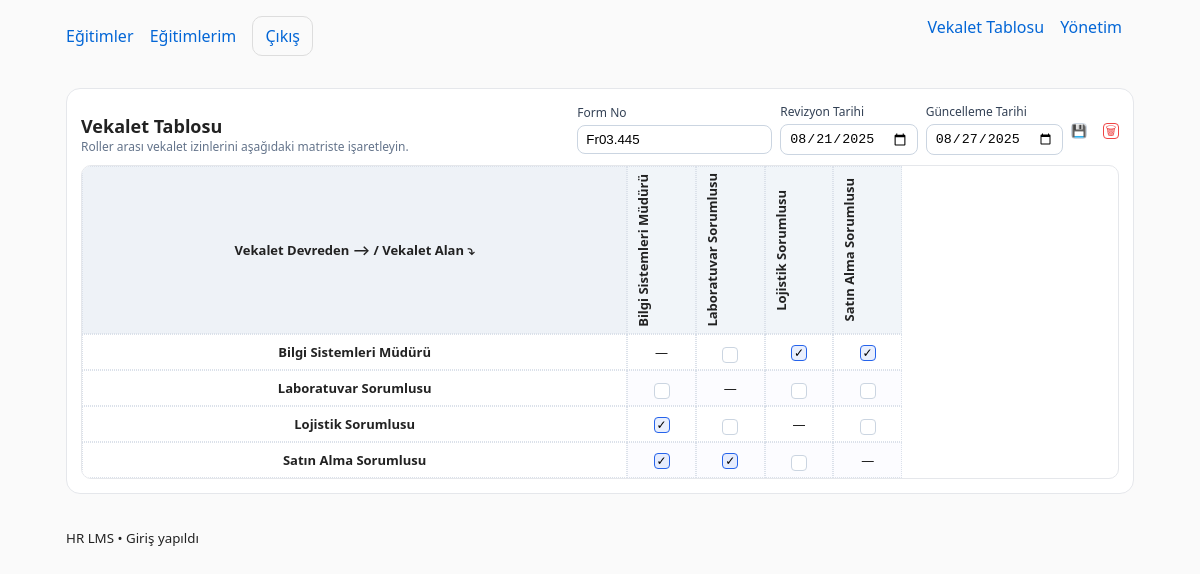
The app's page /delegations/matrix/ (signed in) with its own data.
### delegations/models.py (models this page shows, shortened)
class DelegationDocument(models.Model):
    form_no = models.CharField(max_length=50, blank=True, default='')
    revizyon_tarihi = models.DateField(null=True, blank=True)
    guncelleme_tarihi = models.DateField(null=True, blank=True)
    class Meta:
        verbose_name = "Vekalet Tablosu Üst Bilgisi"
        verbose_name_plural = "Vekalet Tablosu Üst Bilgisi"
    @classmethod
    def singleton(cls):
        obj, _ = cls.objects.get_or_create(pk=1)
        return obj

### trainings/models.py (models this page shows, shortened)
class JobRole(models.Model):
    name = models.CharField("Görev Adı", max_length=150, unique=True)
    code = models.CharField("Kod", max_length=50, unique=True, blank=True, null=True)
    description = models.TextField("Açıklama", blank=True)
    is_active = models.BooleanField("Aktif mi?", default=True)
    created_at = models.DateTimeField("Oluşturulma", default=timezone.now)
    class Meta:
        verbose_name = "Görev Tanımı"
        verbose_name_plural = "Görev Tanımları"
        ordering = ["name"]

### delegations/views.py (the view)
# urls.py: path("matrix/", DelegationMatrixView.as_view(), name="matrix"),
@method_decorator(ensure_csrf_cookie, name='dispatch')
class DelegationMatrixView(LoginRequiredMixin, UserPassesTestMixin, TemplateView):
    template_name = 'delegations/matrix.html'
    def test_func(self):
        return staff_required(self.request.user)
    def get_context_data(self, **kwargs):
        ctx = super().get_context_data(**kwargs)
        roles = JobRole.objects.filter(is_active=True).order_by('name')
        qs = RoleDelegation.objects.filter(is_active=True).values_list('from_role_id', 'to_role_id')
        pair_keys = [f"{a}_{b}" for a, b in qs]
        ctx['roles'] = roles
        ctx['pair_keys'] = pair_keys
        ctx['has_any'] = len(pair_keys) > 0  # varsa "Hepsini Temizle" göster
        ctx['meta'] = DelegationDocument.singleton()
        return ctx

### delegations/views.py (called while the page is built)
def staff_required(user):
    return user.is_staff or user.is_superuser

### delegations/templates/delegations/matrix.html (shortened to what this page needs)
{% extends "base.html" %}
{% load static %}
{% block content %}
<div class="matrix-card">
  <div class="matrix-head">
    <div>
      <h1 class="title">Vekalet Tablosu</h1>
      <div class="muted">Roller arası vekalet izinlerini aşağıdaki matriste işaretleyin.</div>
    </div>
    <div class="meta-box toolbar">
      <div>
        <label>Form No</label>
        <input type="text" id="form_no" value="{{ meta.form_no|default:'' }}">
      </div>
      <div>
        <label>Revizyon Tarihi</label>
        <input type="date" id="revizyon_tarihi" value="{{ meta.revizyon_tarihi|date:'Y-m-d' }}">
      </div>
      <div>
        <label>Güncelleme Tarihi</label>
        <input type="date" id="guncelleme_tarihi" value="{{ meta.guncelleme_tarihi|date:'Y-m-d' }}">
      </div>
      <div>
        <button id="saveMeta" class="cell-btn" title="Kaydet"><span class="dot">💾</span></button>
      </div>
      {% if has_any %}
      <div>
        <button id="resetAll" class="cell-btn danger" title="Hepsini Temizle"><span class="dot">🗑</span></button>
      </div>
      {% endif %}
    </div>
  </div>
  <div class="matrix-wrap">
    <table class="matrix" id="matrix">
      <thead>
        <tr>
          <th class="corner sticky-top sticky-col">Vekalet Devreden ⟶ / Vekalet Alan ⤵</th>
          {% for col in roles %}
            <th class="sticky-top"><div class="vertical">{{ col.name }}</div></th>
          {% endfor %}
        </tr>
      </thead>
      <tbody>
        {% for row in roles %}
          <tr>
            <th class="sticky-col">{{ row.name }}</th>
            {% for col in roles %}
              {% if row.id == col.id %}
                <td class="disabled">—</td>
              {% else %}
                <td>
                  <button class="cell-btn"
                          data-from="{{ row.id }}" data-to="{{ col.id }}"
                          title="{{ row.name }} → {{ col.name }}">
                    <span class="dot">&nbsp;</span>
                  </button>
                </td>
              {% endif %}
            {% endfor %}
          </tr>
        {% endfor %}
      </tbody>
    </table>
  </div>
</div>
{% endblock %}

### templates/base.html (shortened to what this page needs)
<!doctype html>
<html lang="tr">
  <head>
  </head>
  <body>
    <header>
      <nav>
        <a href="{% url 'home' %}">Eğitimler</a>
        {% if request.user.is_authenticated %}
          <a href="{% url 'mine' %}">Eğitimlerim</a>
          <form class="inline" method="post" action="{% url 'logout' %}">
            <button type="submit" class="btn">Çıkış</button>
          </form>
        {% else %}
          <a href="{% url 'login' %}" class="btn">Giriş</a>
        {% endif %}
        <span class="nav-right">
          {% if request.user.is_staff or request.user.is_superuser %}
            <a href="{% url 'delegations:matrix' %}">Vekalet Tablosu</a>
          {% endif %}
          <a href="/admin/">Yönetim</a>
        </span>
      </nav>
    </header>
    <main>
      {% block content %}{% endblock %}
    </main>
    <footer>
      <small>HR LMS • {{ request.user.is_authenticated|yesno:"Giriş yapıldı,Anonim" }}</small>
    </footer>
  </body>
</html>

### templates/base.html (style rules this page uses)
:root { --bg:#fafafa; --fg:#222; --muted:#666; --link:#0366d6; --card:#fff; --bd:#eee; --bd2:#ddd; --ok:#10b981; --warn:#f59e0b; --err:#ef4444; }
* { box-sizing:border-box }
body { font-family:system-ui,-apple-system,Segoe UI,Roboto,Ubuntu,"Helvetica Neue",Arial,sans-serif;margin:0;background:var(--bg);color:var(--fg) }
header,main,footer { max-width:1100px;margin:0 auto;padding:16px }
a { color:var(--link);text-decoration:none }
nav a, nav form button { margin-right:12px;text-decoration:none;color:var(--link);background:none;border:none;cursor:pointer;font:inherit }
.btn { display:inline-block;padding:8px 12px;border:1px solid var(--bd2);border-radius:10px;text-decoration:none }
.inline { display:inline }
.nav-right { float:right }
header nav::after { content:"";display:block;clear:both }

### delegations/templates/delegations/matrix.html (style rules this page uses)
.matrix-card { background:#fff; border:1px solid #e5e7eb; border-radius:14px; padding:14px; }
.matrix-head { display:flex; justify-content:space-between; align-items:end; gap:12px; margin-bottom:10px; }
.title { font-size:18px; font-weight:600; margin:0; }
.muted { color:#64748b; font-size:12px; }
.meta-box { display:flex; gap:10px; flex-wrap:wrap; align-items:end; }
.meta-box label { font-size:12px; color:#334155; display:block; margin-bottom:4px; }
.meta-box input { border:1px solid #cbd5e1; padding:6px 8px; border-radius:8px; }
.matrix-wrap { overflow:auto; border:1px solid #e5e7eb; border-radius:10px; }
table.matrix { border-collapse: separate; border-spacing:0; min-width: 820px; font-size:13px; }
table.matrix th, table.matrix td { border:1px dotted #dbe1ea; padding:6px; text-align:center; }
table.matrix thead th { background:#f8fafc; }
table.matrix tr:nth-child(even) td { background:#fcfcff; }
table.matrix th.sticky-col, table.matrix td.sticky-col { position: sticky; left: 0; z-index: 2; background:#fff; }
table.matrix th.sticky-top { position: sticky; top: 0; z-index: 3; background:#f1f5f9; }
table.matrix th.corner { position: sticky; top: 0; left: 0; z-index: 4; background:#eef2f7; min-width:220px; }
.vertical { writing-mode: vertical-rl; transform: rotate(180deg); white-space: nowrap; font-weight:600; }
.cell-btn { width:16px; height:16px; border:1px solid #cbd5e1; border-radius:4px; background:#fff; cursor:pointer; display:inline-flex; align-items:center; justify-content:center; }
.cell-btn.active { background:#2563eb1a; border-color:#2563eb; }
.cell-btn .dot { font-size:12px; line-height:1; }
.danger { border-color:#ef4444 !important; color:#ef4444 !important; }
.toolbar { display:flex; gap:8px; align-items:center; }

### records on screen
DelegationDocument: form_no "Fr03.445", revizyon_tarihi "08/21/2025", guncelleme_tarihi "08/27/2025"
JobRole: name "Bilgi Sistemleri Müdürü"
JobRole: name "Laboratuvar Sorumlusu"
JobRole: name "Lojistik Sorumlusu"
JobRole: name "Satın Alma Sorumlusu"

### other values on screen
{{ request.user.is_authenticated|yesno:"Giriş yapıldı,Anonim" }} "Giriş yapıldı"
